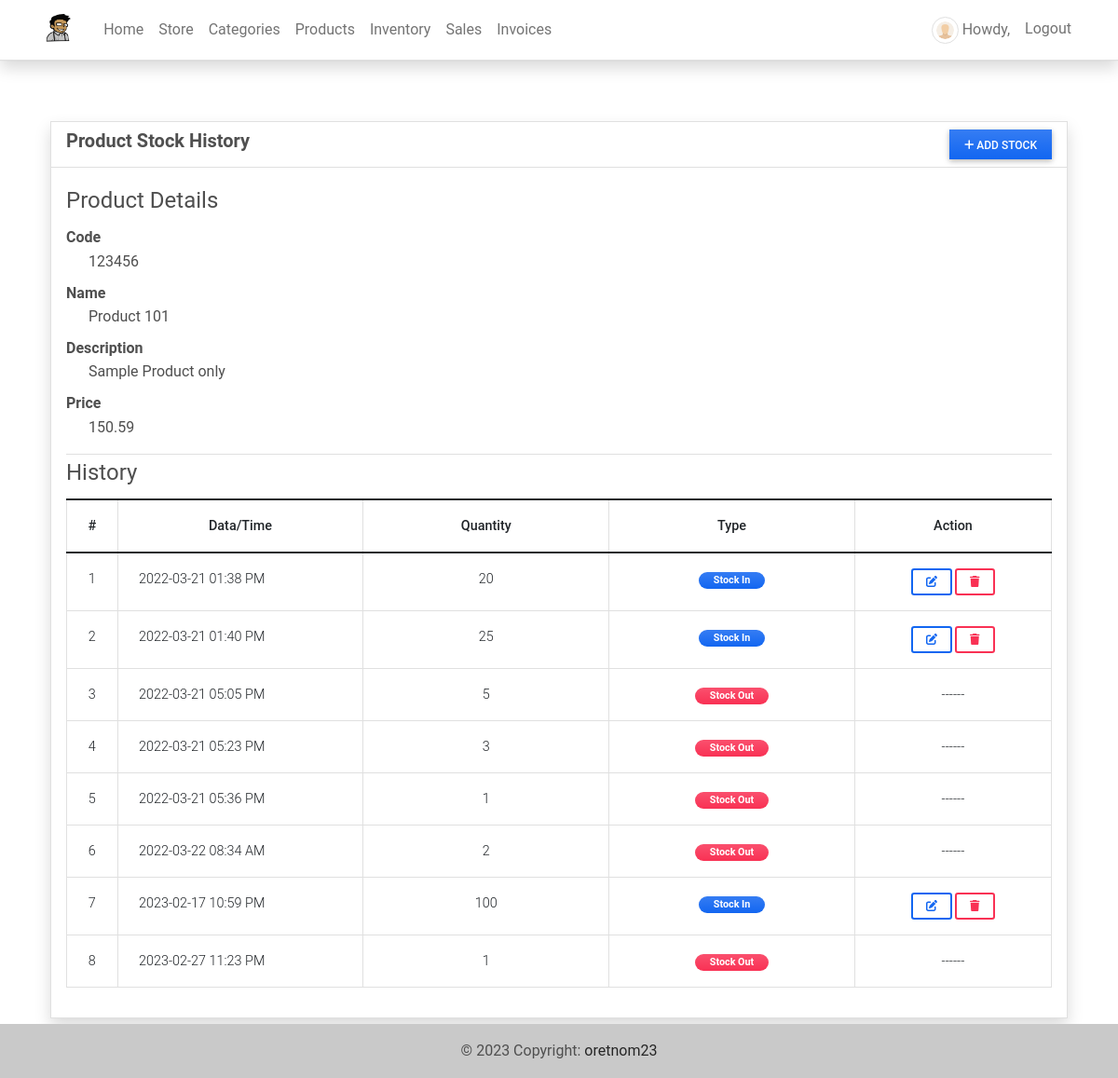
Before: /inventory/1 (signed in) with the older database file.
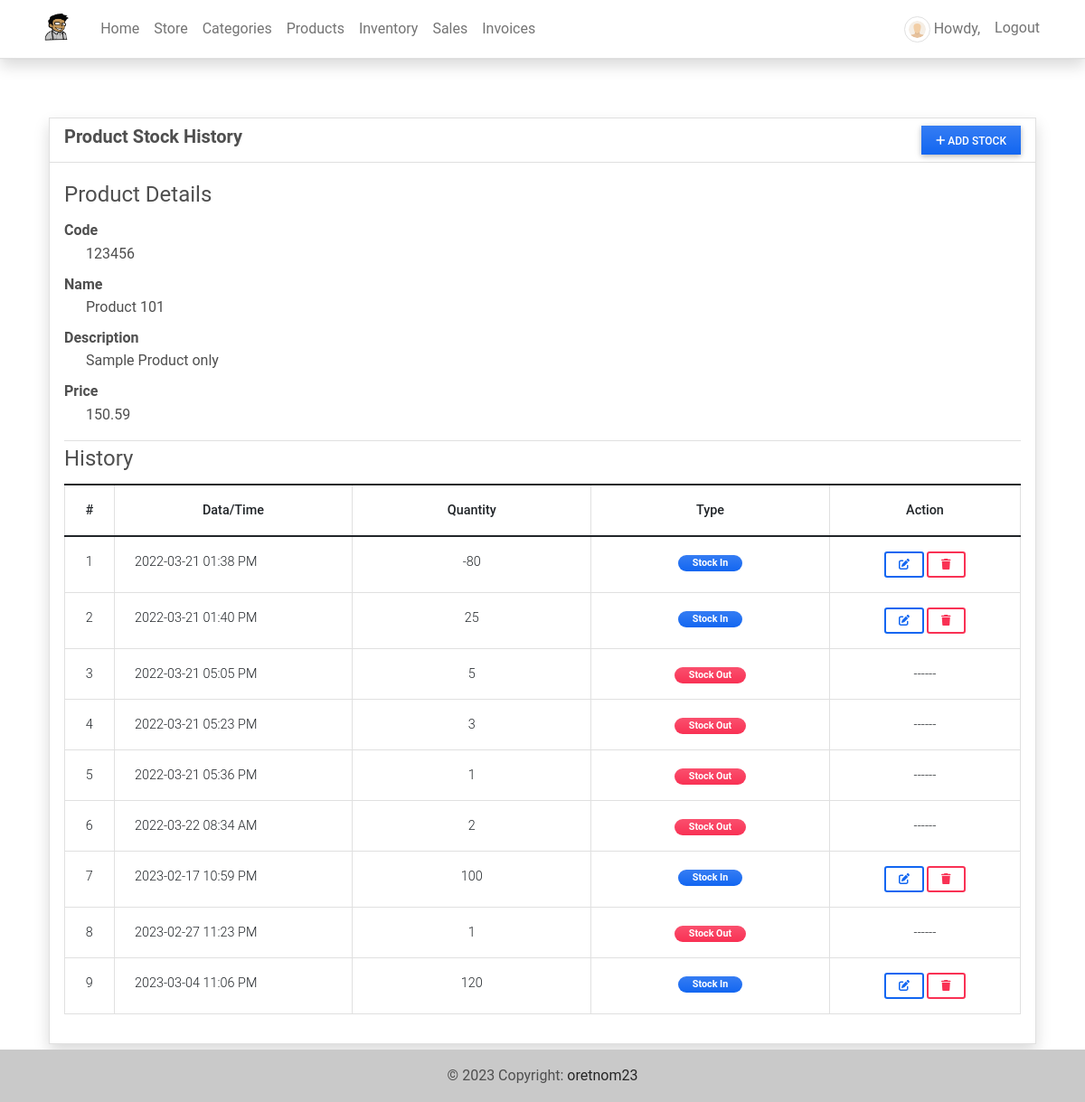
After: the same page with the newer database file.
### imsApp/models.py (models this page shows, shortened)
class Product(models.Model):
    code=models.CharField(max_length=100,blank=True, null=True)
    name=models.CharField(max_length=250,blank=True, null=True)
    description = models.TextField()
    price = models.FloatField(default=0)
    status = models.CharField(max_length=2, choices=(('1','Active'),('2','Inactive')), default=1)
    image = models.ImageField(upload_to='uploads/products/',default='default_product_image.png',blank=True, null=True)
    date_created = models.DateTimeField(default=timezone.now)
    date_updated = models.DateTimeField(auto_now=True)
    def __str__(self):
        return self.code + ' - ' + self.name

class Stock(models.Model):
    product = models.ForeignKey(Product, on_delete=models.CASCADE)
    quantity = models.FloatField(default=0)
    store = models.ForeignKey(Store,on_delete=models.CASCADE)
    type = models.CharField(max_length=2,choices=(('1','Stock-in'),('2','Stock-Out')), default = 1)
    date_created = models.DateTimeField(default=timezone.now)
    date_updated = models.DateTimeField(auto_now=True)

### imsApp/auth.py (the view)
    def wrapper_function(request,*args,**kwargs):
        if request.user.is_superuser:
            return view_function(request,*args,**kwargs)
        else:
            return redirect('home-page')

### imsApp/auth.py (called while the page is built)
def admin_only(view_function):
    def wrapper_function(request,*args,**kwargs):
        if request.user.is_superuser:
            return view_function(request,*args,**kwargs)
        else:
            return redirect('home-page')
    return wrapper_function

### imsApp/views.py (called while the page is built)
@admin_only
@login_required
def inv_history(request, pk= None):
    context['page_title'] = 'Inventory History'
    if pk is None:
        messages.error(request, "Product ID is not recognized")
        return redirect('inventory-page')
    else:
        product = Product.objects.get(id = pk)
        stocks = Stock.objects.filter(product = product).all()
        context['product'] = product
        context['stocks'] = stocks
        return render(request, 'inventory-history.html', context )

### imsApp/templates/inventory-history.html (shortened to what this page needs)
{% extends 'base.html' %} {% load humanize %} {% block pageContent %}
<div class="container pt-3">
    <div class="card card-default border shadow rounded-0">
        <div class="card-header">
            <div class="w-100 d-flex justify-content-between">
                <h5 class="fw-bolder card-title">Product Stock History</h5>
                <button class="btn btn-primary btn-sm rounded-0 bg-gradient px-3" type="button" id="add_stock"><i class="fa fa-plus"></i> Add Stock</button>
            </div>
        </div>
        <div class="card-body">
            <div class="conteiner-fluid">
                <fieldset class="border-bottom">
                    <legend>Product Details</legend>
                    <dl>
                        <dt class="tex-muted">Code</dt>
                        <dd class="ps-4">{{ product.code }}</dd>
                        <dt class="tex-muted">Name</dt>
                        <dd class="ps-4">{{ product.name }}</dd>
                        <dt class="tex-muted">Description</dt>
                        <dd class="ps-4">{{ product.description }}</dd>
                        <dt class="tex-muted">Price</dt>
                        <dd class="ps-4">{{ product.price|intcomma }}</dd>
                    </dl>
                </fieldset>
                <fieldset>
                    <legend>History</legend>
                    <table class="table table-bordered" id="stock-tbl">
                        <colgroup>
                            <col width="5%">
                            <col width="25%">
                            <col width="25%">
                            <col width="25%">
                            <col width="20%">
                        </colgroup>
                        <thead>
                            <th class="text-center">#</th>
                            <th class="text-center">Data/Time</th>
                            <th class="text-center">Quantity</th>
                            <th class="text-center">Type</th>
                            <th class="text-center">Action</th>
                        </thead>
                        <tbody>
                            {% for stock in stocks %}
                            <tr>
                                <td class="text-center">{{ forloop.counter }}</td>
                                <td class="">{{ stock.date_created|date:"Y-m-d h:i A" }}</td>
                                <td class="text-center">{{ stock.quantity|floatformat:0|intcomma }}</td>
                                <td class="text-center">
                                    {% if stock.type == '1' %}
                                    <span class="badge px-3 rounded-pill bg-primary bg-gradient">Stock In</span> {% else %}
                                    <span class="badge px-3 rounded-pill bg-danger bg-gradient">Stock Out</span> {% endif %}
                                </td>
                                <td class="text-center">
                                    {% if stock.type == '1' %}
                                    <a class="btn btn-outline-primary btn-sm edit-data" href="javascript:void(0)" data-id="{{ stock.pk }}" title="Edit">
                                        <i class="fa fa-edit"></i>
                                    </a>
                                    <button class="btn btn-outline-danger btn-sm delete-data" type="button" data-id="{{ stock.pk }}" title="Delete">
                                        <i class="fa fa-trash"></i>
                                    </button>
                                    {% else %}
                                    ------
                                    {% endif %}
                                </td>
                            </tr>
                            {% endfor %}
                        </tbody>
                    </table>
                </fieldset>
            </div>
        </div>
    </div>
</div>
{% endblock pageContent %}

### imsApp/templates/base.html (shortened to what this page needs)
{% load static %}
<!DOCTYPE html>
<html lang="en">
<head>
    <link rel="stylesheet" href="{% static 'assets/font-awesome/css/all.min.css' %}">
    <link rel="stylesheet" href="{% static 'assets/bootstrap/css/bootstrap.min.css' %}">
    <link rel="stylesheet" href="{% static 'assets/select2/dist/css/select2.min.css' %}">
    <link rel="stylesheet" href="{% static 'assets/mdb-blogtemplate/css/mdb.min.css' %}" />
    <link rel="stylesheet" href="{% static 'assets/DataTables/datatables.min.css' %}" />
    <link rel="stylesheet" href="{% static 'assets/default/css/style.css' %}">
    <link rel="stylesheet" href="https://cdnjs.cloudflare.com/ajax/libs/viewerjs/1.11.2/viewer.css" />
</head>
<body class="">
    {% block TopNavigation %} {% include "TopNavigation.html" %} {% endblock TopNavigation %}
    <main class="py-5">
        <div class="container mb-3">
             {% block pageContent %} {% endblock pageContent %}
        </div>
    </main>
    <footer class="bg-light text-lg-start">
        <div class="text-center p-3" style="background-color: rgba(0, 0, 0, 0.2);">
            © {% now 'Y' %} Copyright:
            <a class="text-dark" href="https://sourcecodester.com/tips23" target="_blank">oretnom23</a>
        </div>
    </footer>
</body>
</html>

### imsApp/templates/topNavigation.html (shortened to what this page needs)
{% load static %}
<header>
    <nav class="navbar navbar-expand-lg navbar-light bg-white fixed-top shadow border-bottom">
        <div class="container">
            <a class="navbar-brand" target="_blank" href="{% url 'home-page' %}">
                <img src="{{ MEDIA_URL }}/default/smartInv.jpg" height="16" alt="{{ MEDIA_URL }}" loading="lazy" style="margin-top: -3px;" />
            </a>
            <div class="collapse navbar-collapse" id="navbarExample01">
                <ul class="navbar-nav me-auto mb-2 mb-lg-0" id="topNav">
                    {% if user.id and user.is_superuser %}
                    <li class="nav-item">
                        <a class="nav-link" aria-current="page" href="{% url 'home-page' %}">Home</a>
                    </li>
                    <li class="nav-item">
                        <a class="nav-link" aria-current="page" href="{% url 'store-page' %}">Store</a>
                    </li>
                    <li class="nav-item">
                        <a class="nav-link" aria-current="page" href="{% url 'category-page' %}">Categories</a>
                    </li>
                    <li class="nav-item">
                        <a class="nav-link" aria-current="page" href="{% url 'product-page' %}">Products</a>
                    </li>
                    <li class="nav-item">
                        <a class="nav-link" aria-current="page" href="{% url 'inventory-page' %}">Inventory</a>
                    </li>
                    <li class="nav-item">
                        <a class="nav-link" aria-current="page" href="{% url 'sales-page' %}">Sales</a>
                    </li>
                    <li class="nav-item">
                        <a class="nav-link" aria-current="page" href="{% url 'invoice-page' %}">Invoices</a>
                    </li>
                    {% endif %}
                </ul>
                <ul class="navbar-nav d-flex flex-row">
                    {% if user.id %} {% if user.profile.user_type == 1 %} {% endif %}
                    <li class="nav-item me-3 me-lg-0">
                        <a class="nav-link" href="{% url 'profile' %}">
                            <span class="me-1"><img src="{{ MEDIA_URL }}/default/default-avatar.png" alt="User Avatar" id="user-avatar" class="img-thumbnail rounded-circle"></span>Howdy, {{ user.first_name }} {{user.last_name}}
                        </a>
                    </li>
                    <li class="nav-item me-3 me-lg-0">
                        <a class="nav-link" href="{% url 'logout' %}">Logout</a>
                    </li>
                    {% endif %}
                </ul>
            </div>
        </div>
    </nav>
</header>

### static/assets/default/css/style.css (style rules this page uses)
html, body { height: 100%; width: 100%; max-height: 100%; overflow: auto; display: flex; flex-direction: column; }
body>header { flex-shrink: auto; }
body>main { flex-shrink: auto; flex-grow: auto; overflow: auto; }
body>footer { flex-shrink: auto; position: absolute; bottom: 0; left: 0; width: calc(100%); }
#user-avatar { width: 1.8rem; height: 1.8rem; object-fit: scale-down; object-position: center center; }
.navbar-brand>img { height: 2em; }

Changed rows visible on the page:
changed Stock "2022-03-21 01:38 PM": quantity "20" → "-80"
added Stock: date_created "2023-03-04 11:06 PM", quantity "120", type "Stock In"
